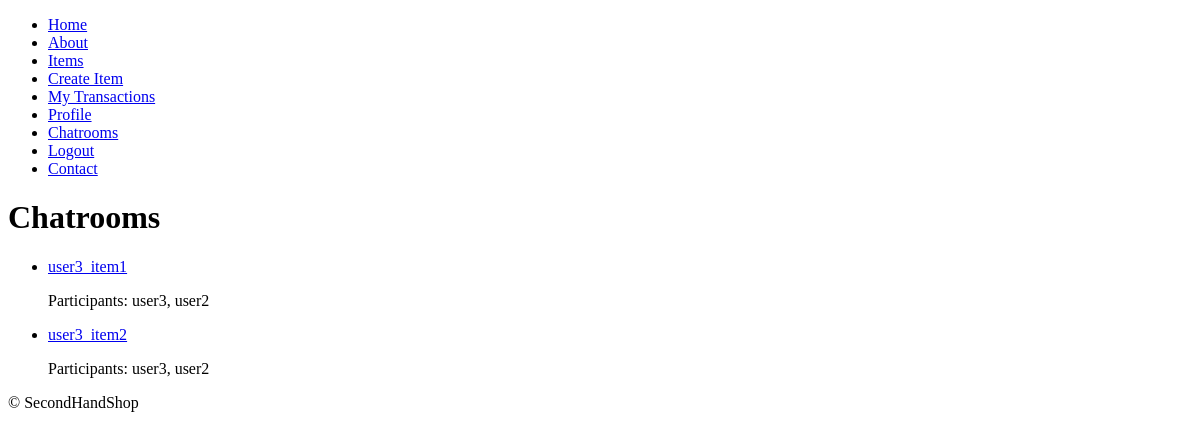
The page /chat/chatrooms/ (signed in) on the database as committed earlier.
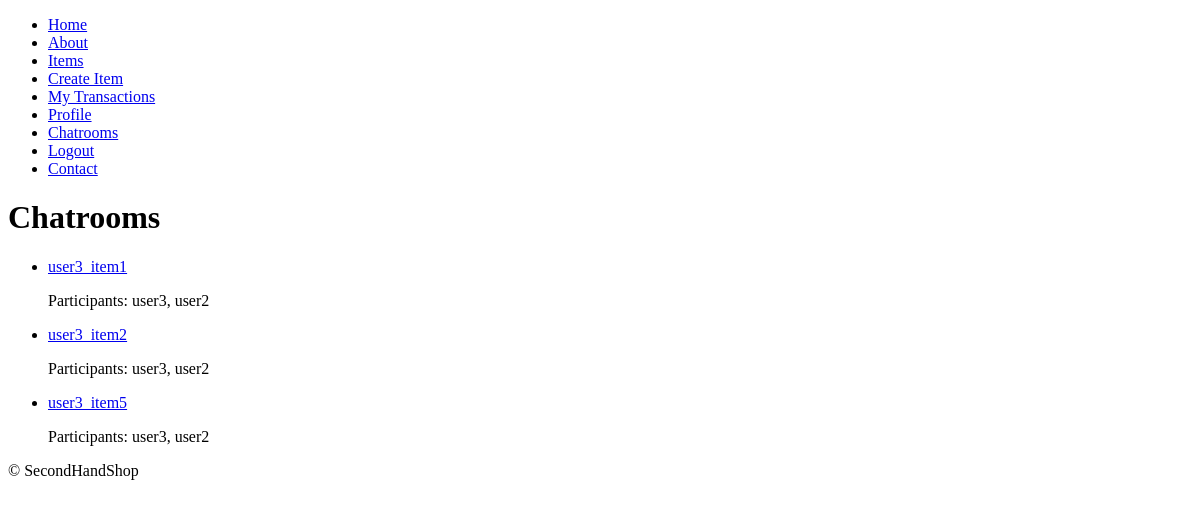
The same page on the database as committed later.
### chat/models.py (models this page shows, shortened)
class ChatRoom(models.Model):
    item = models.ForeignKey(Item, on_delete=models.SET_NULL, null=True, related_name='chatrooms')
    participants = models.ManyToManyField(settings.AUTH_USER_MODEL, related_name='chatrooms')
    messages = models.ManyToManyField('Message', related_name='chatrooms')
    transaction = models.ForeignKey('transactions.Transaction', on_delete=models.SET_NULL, null=True, related_name='chatrooms')

### items/models.py (models this page shows, shortened)
class Item(models.Model):
    owner = models.ForeignKey(settings.AUTH_USER_MODEL, on_delete=models.CASCADE, related_name='items')
    title = models.CharField(max_length=200)
    description = models.TextField()
    price = models.DecimalField(max_digits=10, decimal_places=2)
    category = models.ForeignKey(Category, on_delete=models.SET_NULL, null=True, related_name='items')
    condition = models.CharField(max_length=100)
    video = models.FileField(upload_to='item_videos/', null=True, blank=True)
    created_at = models.DateTimeField(auto_now_add=True)
    updated_at = models.DateTimeField(auto_now=True)
    is_active = models.BooleanField(default=True)

### users/models.py (models this page shows, shortened)
class CustomUser(AbstractUser):
    phone_number = models.CharField(max_length=15, unique=True, null=True, blank=True)
    address = models.TextField(null=True, blank=True)
    profile_picture = models.ImageField(upload_to='profile_pics/', null=True, blank=True)
    email = models.EmailField(unique=True)
    def __str__(self):
        return self.username

### chat/views.py (the view)
# urls.py: path('chatrooms/', ChatRoomListView.as_view(), name='chatroom_list'),
class ChatRoomListView(LoginRequiredMixin, View):
    def get(self, request):
        chatrooms = request.user.chatrooms.all()
        return render(request, 'chat/chatroom_list.html', {'chatrooms': chatrooms})

### templates/chat/chatroom_list.html
{% extends 'base.html' %}
{% block content %}
  <h1>Chatrooms</h1>
  {% if chatrooms %}
    <ul>
      {% for chatroom in chatrooms %}
        <li>
          <a href="{% url 'chat:chatroom_detail' chatroom.id %}">{{ chatroom.item.title }}</a>
          <p>Participants: {{ chatroom.participants.all|join:", " }}</p>
        </li>
      {% endfor %}
    </ul>
  {% else %}
    <p>No chatrooms found.</p>
  {% endif %}
{% endblock %}

Rows that differ between the two databases and show on the page:
added ChatRoom: item "user3_item5", participants.all "user3, user2"
